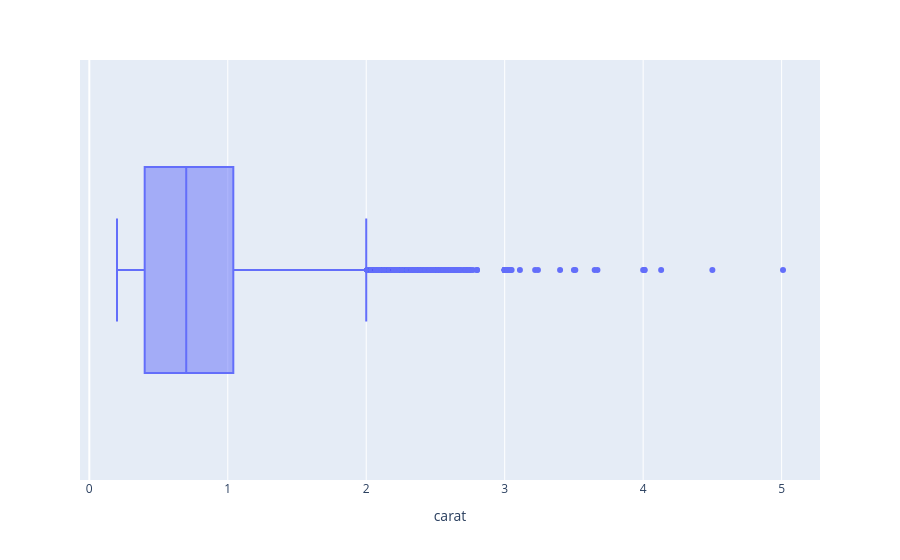

Source (notebook cell):
### Code cell
px.box(data, x='carat')

### Figure 1 — Plotly figure (JSON) as saved in the notebook; plotly's stock layout.template omitted (floating-point values rounded to 4 significant figures; data arrays with more than 128 entries replaced by an {"elided": "..."} marker saying what was removed)
{"data": [{"alignmentgroup": "True", "hovertemplate": "carat=%{x}<extra></extra>", "legendgroup": "", "marker": {"color": "#636efa"}, "name": "", "notched": false, "offsetgroup": "", "orientation": "h", "showlegend": false, "type": "box", "x": {"elided": "53943 float values"}, "x0": " ", "xaxis": "x", "y0": " ", "yaxis": "y"}], "layout": {"autosize": true, "boxmode": "group", "legend": {"tracegroupgap": 0}, "margin": {"t": 60}, "xaxis": {"anchor": "y", "autorange": true, "domain": [0, 1], "range": [-0.06722, 5.277], "title": {"text": "carat"}, "type": "linear"}, "yaxis": {"anchor": "x", "autorange": true, "domain": [0, 1], "range": [-0.5, 0.5], "type": "category"}}}
